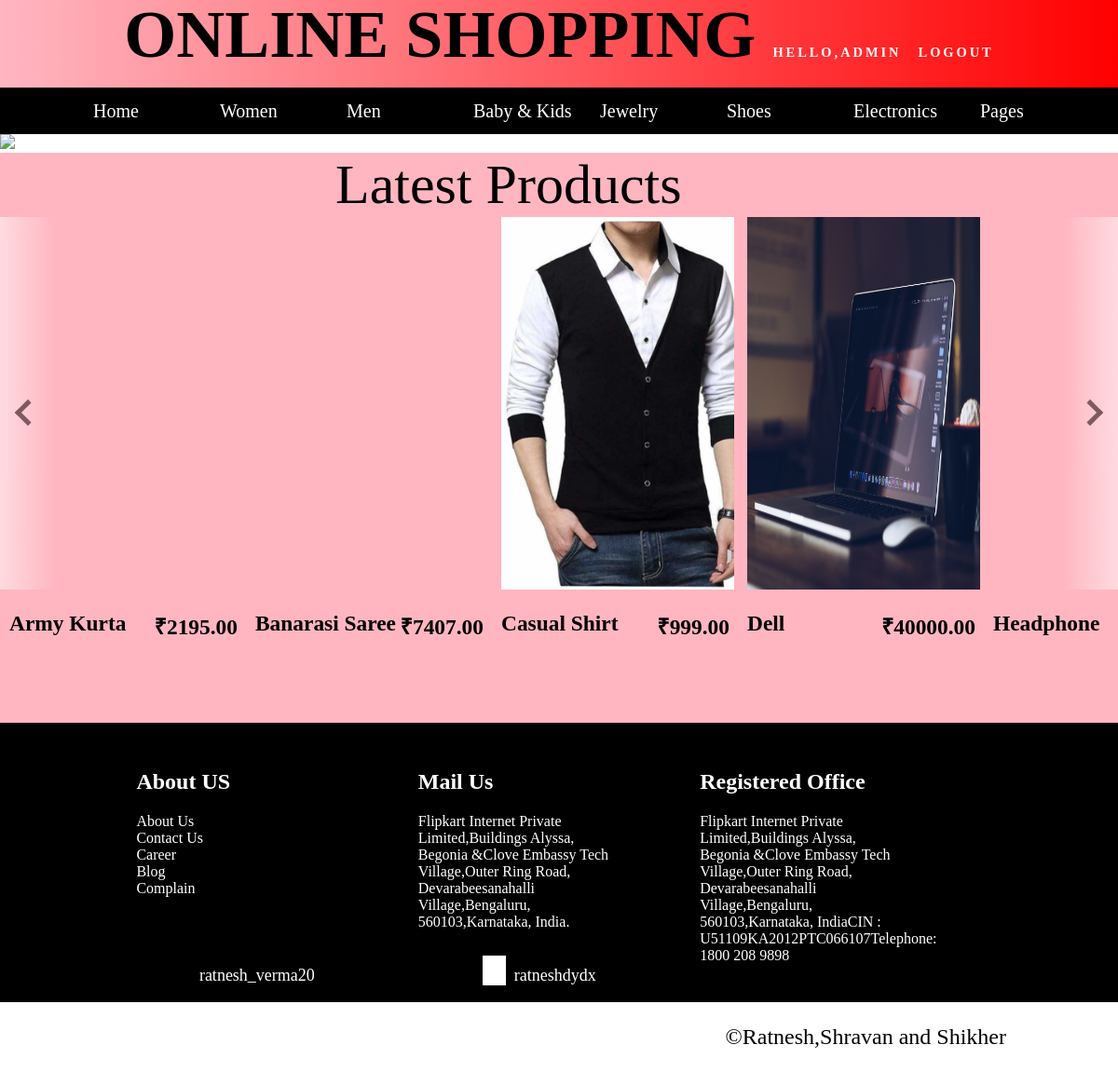
/loggedin/adminhome (signed in), run on the app's committed database.
### online/models.py (models this page shows, shortened)
class Product(models.Model):
    supercategory = models.ForeignKey(Supercategory, related_name='categories2', on_delete=models.CASCADE)
    super=models.SlugField(max_length=100, db_index=True)
    category = models.ForeignKey(Category, related_name='products', on_delete=models.CASCADE)
    name = models.CharField(max_length=100, db_index=True)
    slug = models.SlugField(max_length=100, db_index=True)
    description = models.TextField(blank=True)
    price = models.DecimalField(max_digits=10, decimal_places=2)
    available = models.BooleanField(default=True)
    stock = models.PositiveIntegerField()
    created_at = models.DateTimeField(auto_now_add=True)
    updated_at = models.DateTimeField(auto_now=True)
    image = models.FileField(upload_to='products/%Y/%m/%d', blank=True)
    discount = models.PositiveIntegerField(default=0,blank=True)
    class Meta:
        ordering = ('name', )

### loggedin/views.py (the view)
# urls.py: url(r'^(?P<category_slug>[-\w]+)$', views.adminhome, name='product_list_by_category_admin'),
def adminhome(request, category_slug=None):
    try:
        if request.session['userid']:
            category = None
            categories = Category.objects.all()
            products = Product.objects.filter(available=True)
            if category_slug:
                category = get_object_or_404(Category, slug=category_slug)
                products = Product.objects.filter(category=category,available=True)
            context = {
                'category': category,
                'categories': categories,
                'products': products,
                'userid': request.session['userid']
            }
            return render(request, 'adminhome.html', context)
    except KeyError:
        pass

### loggedin/templates/adminhome.html (shortened to what this page needs)
<!DOCTYPE html>
<html lang="en">
<head>
    {% load static %}
	<link rel="stylesheet" type="text/css" href="{% static 'font\css\all.css' %}">
</head>
<body onload="slide()">
    <div id="main">
		<div id="header">
			<a href="#" onclick="display()" style="text-decoration: none;font-size: 1.2vw;color: white;letter-spacing: 3px;">Hello,{{userid}}</a>
			<a href="{% url 'loggedin:logout' %}" style="text-decoration: none;font-size: 1.2vw;color: white;letter-spacing: 3px;">logout</a>
		</div>
		<div id="nav-bar">
			<div class="menu">
			<ul>
				<li><a href="{% url 'loggedin:adminhome' %}">Home</a></li>
				<li><a href="">Women</a>
					</li>
				<li><a href="">Men</a>
					</li>
				<li><a href="">Baby & Kids</a>
					</li>
				<li><a href="">Jewelry</a>
					</li>
				<li><a href="">Shoes</a>
					 </li>
					<li><a href="">Electronics</a>
					</li>
				<li><a href="#">Pages</a>
					 </li>
			</ul>
		</div>
		</div>
		{% if not category %}
		<div id="slider">
			<div class="slider-item fade">
				<img src="{% static 'images/bg-2.jpg' %}" style="width: 100%">
			</div>
		</div>
		<span style="font-size: 5vw;margin: 20px 30%;">Latest Products</span>
		<div class="mai">
			<div onclick="fu()" id="lef">
				<div class="arrowleft"></div>
			</div>
			<div style="overflow: hidden;float: left;margin: 0;">
				{% for x in products %}
				<a href="{% url 'loggedin:product_det' x.id %}">
					<div class="content">
						<div class="cont" style="background: url('{{x.image.url}}');background-size: cover;"></div>
							<div class="information">
								<h3 style="float: left;">{{x.name}}</h3>
								<h3 style="float: right;margin-right: 5px;">&#8377;{{x.price}}</h3></div>
							</div>
				</a>
				{% endfor %}
		</div>
		<div onclick="fun()" id="righ">
			<div class="arrowright"></div>
		</div>
	</div>
		{% endif %}
		<br/>
	<div id="footer" style="color: white">
		<div id="allpart">
		<div class="part">
			<h2>About US</h2>
				<a href="" style="color: white;text-decoration: none;">About Us</a><br>
				<a href="" style="color: white;text-decoration: none;">Contact Us</a><br>
				<a href="" style="color: white;text-decoration: none;">Career</a><br>
				<a href="" style="color: white;text-decoration: none;">Blog</a><br>
				<a href="" style="color: white;text-decoration: none;">Complain</a><br>
		</div>
		<div class="part">
			<h2>Mail Us</h2>
			Flipkart Internet Private Limited,Buildings Alyssa, Begonia &Clove Embassy Tech Village,Outer Ring Road, Devarabeesanahalli Village,Bengaluru, 560103,Karnataka, India.</div>
		<div class="part">
			<h2>Registered Office</h2>
			Flipkart Internet Private Limited,Buildings Alyssa, Begonia &Clove Embassy Tech Village,Outer Ring Road, Devarabeesanahalli Village,Bengaluru, 560103,Karnataka, IndiaCIN : U51109KA2012PTC066107Telephone: 1800 208 9898
		</div>
	</div>
	<div style="margin-left: 15%;float: left;">
		<a href="https://www.instagram.com/ratnesh_verma20/"  style="text-decoration: none;color: white"><i class="fab fa-instagram fa-2x" style="color: red;"></i><span style="font-size: 1.5vw;line-height: 100%">&nbsp;&nbsp;ratnesh_verma20</span></a>
	</div>
	<div style="margin-left: 15%;float: left;">
		<a href="https://www.facebook.com/ratnesh.verma.359778"  style="text-decoration: none;color: white"><i class="fab fa-facebook-square fa-2x" style="color: blue;background-color: white"></i><span style="font-size: 1.5vw;line-height: 100%;">&nbsp;&nbsp;ratneshdydx</span></a>
	</div>
	<div style="margin-left: 15%;float: left;">
		<i class="fab fa-twitter fa-2x" style="color: lightblue;"></i>
	</div>
</div>
		<p style="float: right;margin-right: 10%;font-size: 2vw">&copy;Ratnesh,Shravan and Shikher</p>
</div>
</body>
</html>

### loggedin/templates/adminhome.html (style rules this page uses)
body { margin: 0px; align-items: center; align-content: center; box-sizing: border-box; }
#main { min-height: 1000px; width:100%; background-color:lightpink; //border:1px solid; }
#header { min-height:75px; width: 100%; //background-color: white; line-height: 75px; font-size: 6vw; font-weight: bold; text-align: center; text-transform: uppercase; //color: linear-gradient(to right,red,yellow); background-image: linear-gradient(to right, rgba(255,0,0,0), rgba(255,0,0,1)); }
#nav-bar { min-height:50px; width: 100%; background-color: black; //padding-left: 5%; }
#slider { //min-height:500px; width: 100%; background-color: white; }
.slider-item { //min-height: 500px; width: 100%; display: none; }
.fade { animation: fade 2s; }
ul { list-style-type: none; margin: 0px; margin-left: 5%; }
ul li { display: inline-block; height:100%; width: 12%; }
ul li a { text-decoration: none; margin: 0px; color: white; line-height: 50px; font-size: 20px; text-align: center; }
.mai { height: 500px; width: 100%; //background-color: green; //display: inline-flex; overflow: hidden; white-space: nowrap; }
.cont { min-height: 400px; width: 250px; //background-color: red; //display: inline-block; //margin-left: 10px; transition: 0.1s; }
#righ { cursor: pointer; height: 400px; width:60px; background-image: linear-gradient(to right,rgba(255,255,255,0),rgba(255,255,255,1)); //border:1px solid purple; position: absolute; z-index: 99; //top: 25%; //margin-top: 25%; float: right; right: 0; top: 40; opacity: 0.5; }
#lef { cursor: pointer; height: 400px; width:60px; background-image: linear-gradient(to left,rgba(255,255,255,0),rgba(255,255,255,1)); //border:1px solid pink; position: absolute; //top: 25%; z-index: 99; float: left; top: 20; opacity: 0.5; }
.arrowleft { margin: 10px auto; display: block; height: 20px; width:20px; border-right: 5px solid; border-bottom: 5px solid; box-sizing: border-box; transform: rotate(135deg); margin-top: 200px; }
.arrowright { margin: 10px auto; display: block; height: 20px; width:20px; border-right: 5px solid; border-bottom: 5px solid; box-sizing: border-box; transform: rotate(-45deg); margin-top: 200px; }
.information { height: 50px; width: 250px; margin-top: 0px; //margin-left: 10px; //background-color: green; color: black; font-size: 20px; }
.content { min-height: 500px; width: 250px; //background-color: red; display: inline-block; margin-left: 10px; transition: 0.5s; }
#footer { margin-top: 25px; min-height: 300px; width: 100%; background-color: black; }
#allpart { height: 250px; width: 90%; margin: 0px auto; //border: 1px solid white; }
.part { height: 200px; width: 20%; margin-left: 8%; margin-top: 30px; //border: 1px solid white; float: left; }

### data on the page
Product: name "Army Kurta", price "2195.00"
Product: name "Banarasi Saree", price "7407.00"
Product: image (picture), name "Casual Shirt", price "999.00"
Product: image (picture), name "Dell", price "40000.00"
Product: name "Headphone"

### other printed values
{{ userid }} "ADMIN"
